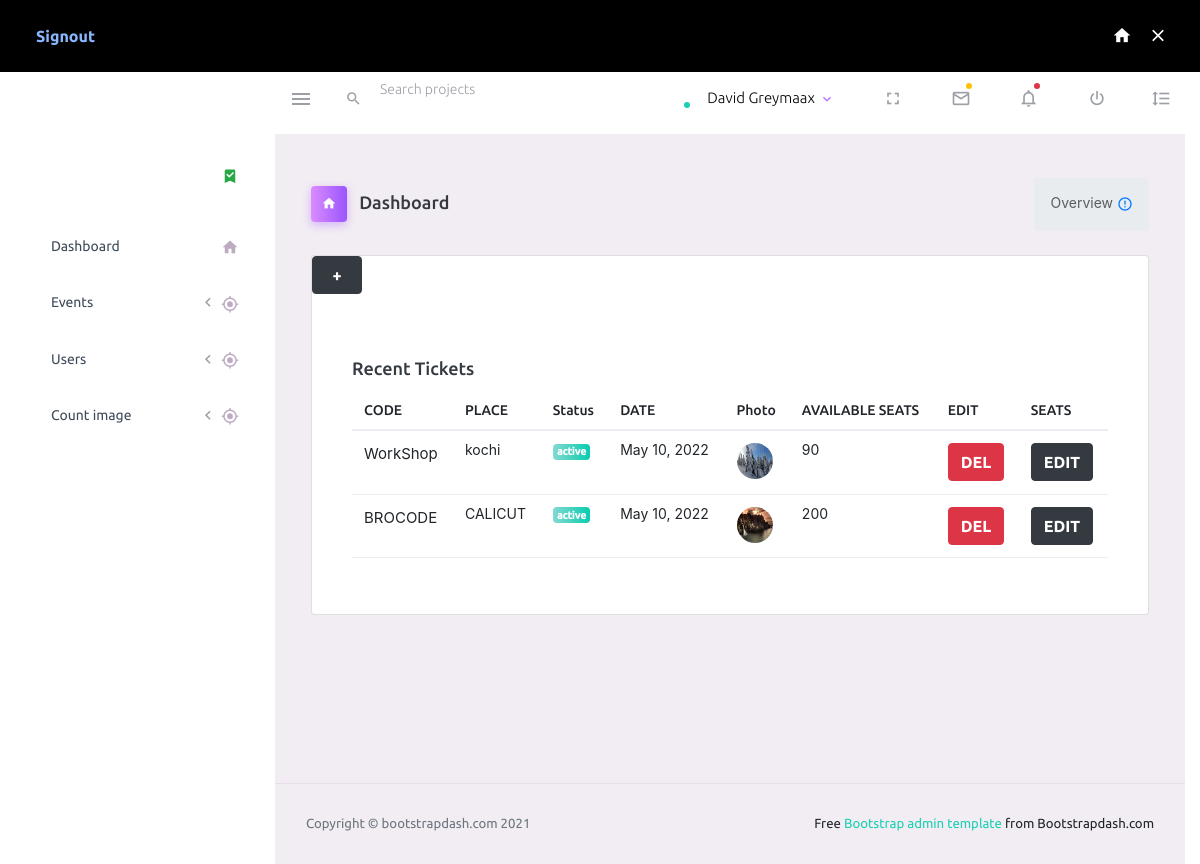
The page /amn/events/ on the database its author committed.
### admn/models.py (models this page shows)
class Events(models.Model):
    name = models.CharField(max_length=100)
    place = models.CharField(max_length=100)
    date = models.DateField(auto_now_add=True)
    event_photo = models.ImageField(null = True, blank = True)
    number_of_seats = models.IntegerField()
    active_or_not = models.BooleanField()

### admn/views.py (the view)
# urls.py: path('events/',views.eventsList,name='events'),
def eventsList(request):
    events = Events.objects.all()
    context = {
        'events': events,
    }
    return render(request,'admn/events.html',context)

### templates/admn/events.html (shortened to what this page needs)
<!DOCTYPE html>
{% load static %}
<html lang="en">
  <head>
    <link rel="stylesheet" href="{% css/materialdesignicons.min.css">
    <link rel="stylesheet" href="{% static 'assets/vendors/css/vendor.bundle.base.css' %}">
    <link rel="stylesheet" href="{% static 'css/style.css' %}">
    <link rel="stylesheet" href="https://cdn.jsdelivr.net/npm/bootstrap@4.3.1/dist/css/bootstrap.min.css">
  </head>
  <body>
    <div class="container-scroller">
      <div class="row p-0 m-0 proBanner" id="proBanner">
        <div class="col-md-12 p-0 m-0">
          <div class="card-body card-body-padding d-flex align-items-center justify-content-between">
            <div class="ps-lg-1">
              <div class="d-flex align-items-center justify-content-between">
                <a href="{% url 'logout' %}" target="_blank" class="btn me-2 buy-now-btn border-0">Signout</a>
              </div>
            </div>
            <div class="d-flex align-items-center justify-content-between">
              <a href="https://www.bootstrapdash.com/product/purple-bootstrap-admin-template/"><i class="mdi mdi-home me-3 text-white"></i></a>
              <button id="bannerClose" class="btn border-0 p-0">
                <i class="mdi mdi-close text-white me-0"></i>
              </button>
            </div>
          </div>
        </div>
      </div>
      <nav class="navbar default-layout-navbar col-lg-12 col-12 p-0 fixed-top d-flex flex-row">
        <div class="text-center navbar-brand-wrapper d-flex align-items-center justify-content-center">
        </div>
        <div class="navbar-menu-wrapper d-flex align-items-stretch">
          <button class="navbar-toggler navbar-toggler align-self-center" type="button" data-toggle="minimize">
            <span class="mdi mdi-menu"></span>
          </button>
          <div class="search-field d-none d-md-block">
            <form class="d-flex align-items-center h-100" action="#">
              <div class="input-group">
                <div class="input-group-prepend bg-transparent">
                  <i class="input-group-text border-0 mdi mdi-magnify"></i>
                </div>
                <input type="text" class="form-control bg-transparent border-0" placeholder="Search projects">
              </div>
            </form>
          </div>
          <ul class="navbar-nav navbar-nav-right">
            <li class="nav-item nav-profile dropdown">
              <a class="nav-link dropdown-toggle" id="profileDropdown" href="#" data-bs-toggle="dropdown" aria-expanded="false">
                <div class="nav-profile-img">
                  <span class="availability-status online"></span>
                </div>
                <div class="nav-profile-text">
                  <p class="mb-1 text-black">David Greymaax</p>
                </div>
              </a>
            </li>
            <li class="nav-item d-none d-lg-block full-screen-link">
              <a class="nav-link">
                <i class="mdi mdi-fullscreen" id="fullscreen-button"></i>
              </a>
            </li>
            <li class="nav-item dropdown">
              <a class="nav-link count-indicator dropdown-toggle" id="messageDropdown" href="#" data-bs-toggle="dropdown" aria-expanded="false">
                <i class="mdi mdi-email-outline"></i>
                <span class="count-symbol bg-warning"></span>
              </a>
            </li>
            <li class="nav-item dropdown">
              <a class="nav-link count-indicator dropdown-toggle" id="notificationDropdown" href="#" data-bs-toggle="dropdown">
                <i class="mdi mdi-bell-outline"></i>
                <span class="count-symbol bg-danger"></span>
              </a>
            </li>
            <li class="nav-item nav-logout d-none d-lg-block">
              <a class="nav-link" href="#">
                <i class="mdi mdi-power"></i>
              </a>
            </li>
            <li class="nav-item nav-settings d-none d-lg-block">
              <a class="nav-link" href="#">
                <i class="mdi mdi-format-line-spacing"></i>
              </a>
            </li>
          </ul>
        </div>
      </nav>
      <div class="container-fluid page-body-wrapper">
        <nav class="sidebar sidebar-offcanvas" id="sidebar">
          <ul class="nav">
            <li class="nav-item nav-profile">
              <a href="#" class="nav-link">
                <div class="nav-profile-image">
                </div>
                <i class="mdi mdi-bookmark-check text-success nav-profile-badge"></i>
              </a>
            </li>
            <li class="nav-item">
              <a class="nav-link" href="{% url 'events_home' %}">
                <span class="menu-title">Dashboard</span>
                <i class="mdi mdi-home menu-icon"></i>
              </a>
            </li>
            <li class="nav-item">
              <a class="nav-link" data-bs-toggle="collapse" href="#" aria-expanded="false" aria-controls="ui-basic">
                <span class="menu-title">Events</span>
                <i class="menu-arrow"></i>
                <i class="mdi mdi-crosshairs-gps menu-icon"></i>
              </a>
            </li>
            <li class="nav-item">
              <a class="nav-link" data-bs-toggle="collapse" href="{% url 'users' %}" aria-expanded="false" aria-controls="ui-basic">
                <span class="menu-title">Users</span>
                <i class="menu-arrow"></i>
                <i class="mdi mdi-crosshairs-gps menu-icon"></i>
              </a>
            </li>
            <li class="nav-item">
              <a class="nav-link" data-bs-toggle="collapse" href="{% url 'countimages' %}" aria-expanded="false" aria-controls="ui-basic">
                <span class="menu-title">Count image</span>
                <i class="menu-arrow"></i>
                <i class="mdi mdi-crosshairs-gps menu-icon"></i>
              </a>
            </li>
          </ul>
        </nav>
        <div class="main-panel">
          <div class="content-wrapper">
            <div class="page-header">
              <h3 class="page-title">
                <span class="page-title-icon bg-gradient-primary text-white me-2">
                  <i class="mdi mdi-home"></i>
                </span> Dashboard
              </h3>
              <nav aria-label="breadcrumb">
                <ul class="breadcrumb">
                  <li class="breadcrumb-item active" aria-current="page">
                    Overview <i class="mdi mdi-alert-circle-outline icon-sm text-primary align-middle"></i>
                  </li>
                </ul>
              </nav>
            </div>
            <div class="row">
              <div class="col-12 grid-margin">
                <div class="card">
                    <a class="btn btn-dark" href="{% url 'addevents' %}" style="width: 50px;">+</a>
                  <div class="card-body">
                    <br>
                    <h4 class="card-title">Recent Tickets</h4>
                    <div class="table-responsive">
                      <table class="table">
                        <thead>
                          <tr>
                            <th> CODE </th>
                            <th> PLACE </th>
                            <th> Status </th>
                            <th> DATE </th>
                            <th> Photo </th>
                            <th> AVAILABLE SEATS </th>
                            <th> EDIT </th>
                            <th>  SEATS </th>
                          </tr>
                        </thead>
                        <tbody>
                            {% for i in events %}
                            <tr>
                              <td>
                               <p>{{ i.name }}</p>
                              </td>
                              <td> {{i.place}} </td>
                              <td>
                                  {% if i.active_or_not %}
                                <label class="badge badge-gradient-success">active</label>
                                {% else %}
                                <label class="badge badge-gradient-danger">iactive</label>
                                {% endif %}
                              </td>
                              <td>{{i.date}}</td>
                              <td><img src="{{i.event_photo.url}}" alt=""></td>
                              <td> {{i.number_of_seats}} </td>
                              <td><a href="" class="btn btn-danger"  data-toggle="modal" data-target="#exampleModal">DEL</a></td>
                              <td><a href="{% url 'edit' i.id %}" class="btn btn-dark">EDIT</a></td>
                            </tr>
                            {% endfor %}
                        </tbody>
                      </table>
                    </div>
                  </div>
                </div>
              </div>
            </div>
          </div>
          <footer class="footer">
            <div class="container-fluid d-flex justify-content-between">
              <span class="text-muted d-block text-center text-sm-start d-sm-inline-block">Copyright © bootstrapdash.com 2021</span>
              <span class="float-none float-sm-end mt-1 mt-sm-0 text-end"> Free <a href="https://www.bootstrapdash.com/bootstrap-admin-template/" target="_blank">Bootstrap admin template</a> from Bootstrapdash.com</span>
            </div>
          </footer>
        </div>
      </div>
    </div>
  </body>
</html>

### rows shown on the page
Events: name "WorkShop", place "kochi", active_or_not "active", date "May 10, 2022", event_photo (picture), number_of_seats "90"
Events: name "BROCODE", place "CALICUT", active_or_not "active", date "May 10, 2022", event_photo (picture), number_of_seats "200"
